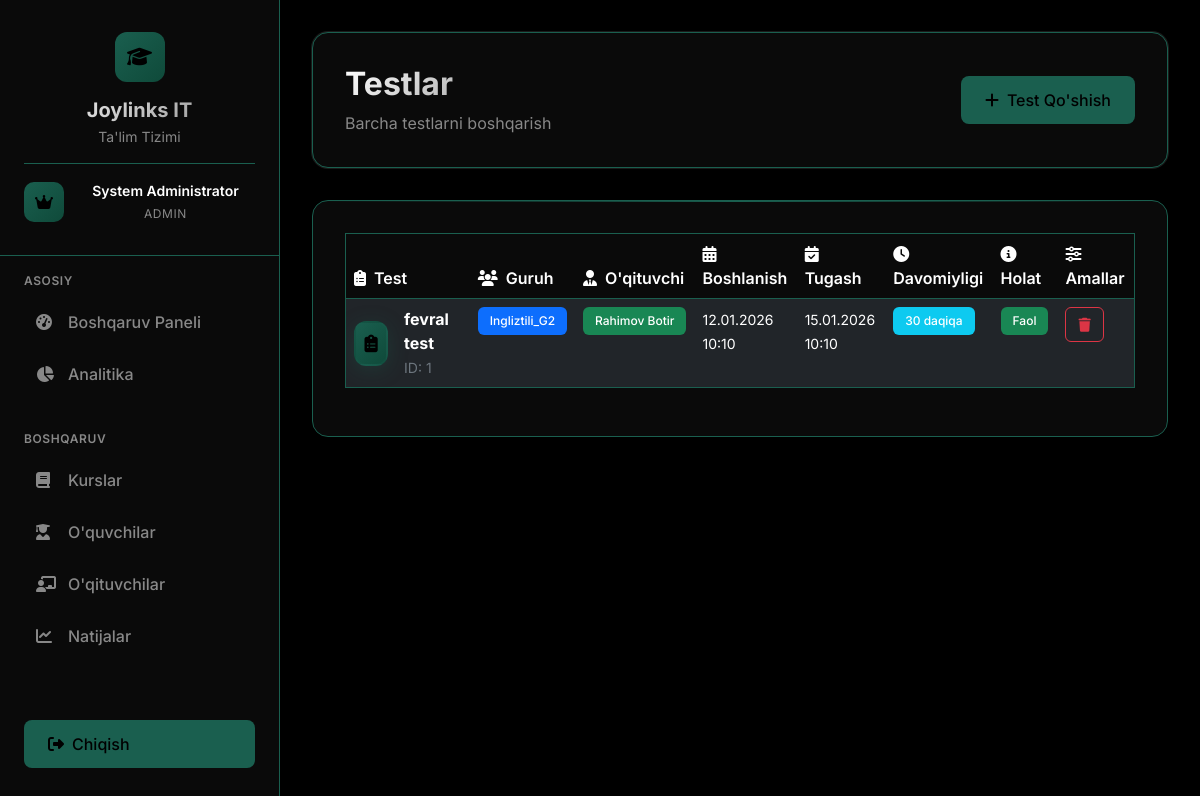
The page /admin/tests (signed in) on the database its author committed.
### app.py (models this page shows)
class User(UserMixin, db.Model):
    id = db.Column(db.Integer, primary_key=True)
    username = db.Column(db.String(80), unique=True, nullable=False)
    password_hash = db.Column(db.String(120), nullable=False)
    role = db.Column(db.String(20), nullable=False)  # admin, teacher, student
    full_name = db.Column(db.String(100), nullable=False)
    teacher_profile = db.relationship('Teacher', backref='user', uselist=False)
    student_profile = db.relationship('Student', backref='user', uselist=False)

class Test(db.Model):
    id = db.Column(db.Integer, primary_key=True)
    title = db.Column(db.String(200), nullable=False)
    description = db.Column(db.Text, nullable=True)
    duration_minutes = db.Column(db.Integer, nullable=False)
    start_time = db.Column(db.DateTime, default=datetime.utcnow)
    end_time = db.Column(db.DateTime, nullable=False)
    group_id = db.Column(db.Integer, db.ForeignKey('group.id'), nullable=False)
    created_at = db.Column(db.DateTime, default=datetime.utcnow)
    questions = db.relationship('Question', backref='test', lazy=True, cascade='all, delete-orphan')
    results = db.relationship('TestResult', backref='test', lazy=True)

class Group(db.Model):
    id = db.Column(db.Integer, primary_key=True)
    name = db.Column(db.String(50), nullable=False)
    teacher_id = db.Column(db.Integer, db.ForeignKey('teacher.id'), nullable=False)
    students = db.relationship('Student', backref='group', lazy=True)
    tests = db.relationship('Test', backref='group', lazy=True)

### app.py (the view)
@app.route('/admin/tests')
@admin_required
def admin_tests():
    tests = db.session.query(Test, Group, Teacher, User).join(Group, Test.group_id == Group.id).join(Teacher, Group.teacher_id == Teacher.id).join(User, Teacher.user_id == User.id).all()
    return render_template('admin/tests_modern.html', tests=tests, current_time=datetime.utcnow())

### app.py (called while the page is built)
@login_manager.user_loader
def load_user(user_id):
    return User.query.get(int(user_id))

def admin_required(f):
    @wraps(f)
    def decorated_function(*args, **kwargs):
        if not current_user.is_authenticated or current_user.role != 'admin':
            flash('Kirish taqiqlangan. Admin huquqlari kerak.', 'danger')
            return redirect(url_for('login'))
        return f(*args, **kwargs)
    return decorated_function

### templates/admin/tests_modern.html (shortened to what this page needs)
{% extends "base_modern.html" %}
{% block content %}
<div class="page-header">
    <div class="d-flex justify-content-between align-items-center">
        <div>
            <h1 class="page-title">Testlar</h1>
            <p class="page-subtitle">Barcha testlarni boshqarish</p>
        </div>
        <div class="d-flex gap-2">
            <a href="{{ url_for('admin_add_test') }}" class="btn-primary-custom">
                <i class="fas fa-plus me-2"></i>Test Qo'shish
            </a>
        </div>
    </div>
</div>
<div class="content-card">
    {% if tests %}
    <div class="table-responsive">
        <table class="table table-dark table-hover">
            <thead>
                <tr>
                    <th><i class="fas fa-clipboard-list me-2"></i>Test</th>
                    <th><i class="fas fa-users me-2"></i>Guruh</th>
                    <th><i class="fas fa-user-tie me-2"></i>O'qituvchi</th>
                    <th><i class="fas fa-calendar-alt me-2"></i>Boshlanish</th>
                    <th><i class="fas fa-calendar-check me-2"></i>Tugash</th>
                    <th><i class="fas fa-clock me-2"></i>Davomiyligi</th>
                    <th><i class="fas fa-info-circle me-2"></i>Holat</th>
                    <th><i class="fas fa-sliders-h me-2"></i>Amallar</th>
                </tr>
            </thead>
            <tbody>
                {% for test, group, teacher, user in tests %}
                <tr class="table-row-hover">
                    <td>
                        <div class="d-flex align-items-center">
                            <div class="test-avatar me-3">
                                <i class="fas fa-clipboard-list"></i>
                            </div>
                            <div>
                                <strong>{{ test.title }}</strong>
                                <br>
                                <small class="text-secondary">ID: {{ test.id }}</small>
                            </div>
                        </div>
                    </td>
                    <td>
                        <span class="badge bg-primary">{{ group.name }}</span>
                    </td>
                    <td>
                        <span class="badge bg-success">{{ user.full_name }}</span>
                    </td>
                    <td>
                        <small>{{ test.start_time.strftime('%d.%m.%Y %H:%M') }}</small>
                    </td>
                    <td>
                        <small>{{ test.end_time.strftime('%d.%m.%Y %H:%M') }}</small>
                    </td>
                    <td>
                        <span class="badge bg-info">{{ test.duration_minutes }} daqiqa</span>
                    </td>
                    <td>
                        {% if current_time < test.start_time %}
                            <span class="badge bg-warning">Boshlanmadi</span>
                        {% elif current_time > test.end_time %}
                            <span class="badge bg-danger">Tugadi</span>
                        {% else %}
                            <span class="badge bg-success">Faol</span>
                        {% endif %}
                    </td>
                    <td>
                        <div class="btn-group" role="group">
                            <form method="POST" action="{{ url_for('admin_delete_test', test_id=test.id) }}" class="d-inline">
                                <button type="submit" class="btn btn-sm btn-outline-danger" onclick="return confirm('Testni o\'chirishni tasdiqlaysizmi? Barcha natijalar yo\'qoladi.')">
                                    <i class="fas fa-trash"></i>
                                </button>
                            </form>
                        </div>
                    </td>
                </tr>
                {% endfor %}
            </tbody>
        </table>
    </div>
    {% endif %}
</div>
{% endblock %}

### templates/base_modern.html (shortened to what this page needs)
<!DOCTYPE html>
<html lang="uz">
<head>
    <link href="https://cdn.jsdelivr.net/npm/bootstrap@5.3.0/dist/css/bootstrap.min.css" rel="stylesheet">
    <link href="https://cdnjs.cloudflare.com/ajax/libs/font-awesome/6.4.0/css/all.min.css" rel="stylesheet">
</head>
<body>
    <aside class="sidebar" id="sidebar">
        <div class="sidebar-header">
            <div class="logo">
                <i class="fas fa-graduation-cap"></i>
            </div>
            <h3>Joylinks IT</h3>
            <p>Ta'lim Tizimi</p>
            {% if current_user.is_authenticated %}
            <div class="user-info">
                <div class="user-avatar">
                    {% if current_user.role == 'admin' %}
                    <i class="fas fa-crown"></i>
                    {% elif current_user.role == 'teacher' %}
                    <i class="fas fa-user-tie"></i>
                    {% elif current_user.role == 'student' %}
                    <i class="fas fa-user-graduate"></i>
                    {% endif %}
                </div>
                <div class="user-details">
                    <div class="user-name">{{ current_user.full_name }}</div>
                    <div class="user-role">
                        {% if current_user.role == 'admin' %}
                        Admin
                        {% elif current_user.role == 'teacher' %}
                        Ustoz
                        {% elif current_user.role == 'student' %}
                        O'quvchi
                        {% endif %}
                    </div>
                </div>
            </div>
            {% endif %}
        </div>
        <nav class="sidebar-nav">
            {% if current_user.role == 'admin' %}
            <div class="nav-section">
                <div class="nav-section-title">Asosiy</div>
                <a href="{{ url_for('admin_dashboard') }}"
                    class="nav-link {% if request.endpoint == 'admin_dashboard' %}active{% endif %}">
                    <i class="fas fa-tachometer-alt"></i>
                    <span>Boshqaruv Paneli</span>
                </a>
                <a href="{{ url_for('admin_analytics') }}"
                    class="nav-link {% if request.endpoint == 'admin_analytics' %}active{% endif %}">
                    <i class="fas fa-chart-pie"></i>
                    <span>Analitika</span>
                </a>
            </div>
            <div class="nav-section">
                <div class="nav-section-title">Boshqaruv</div>
                <a href="{{ url_for('admin_courses') }}"
                    class="nav-link {% if request.endpoint == 'admin_courses' %}active{% endif %}">
                    <i class="fas fa-book"></i>
                    <span>Kurslar</span>
                </a>
                <a href="{{ url_for('admin_students') }}"
                    class="nav-link {% if request.endpoint == 'admin_students' %}active{% endif %}">
                    <i class="fas fa-user-graduate"></i>
                    <span>O'quvchilar</span>
                </a>
                <a href="{{ url_for('admin_teachers') }}"
                    class="nav-link {% if request.endpoint == 'admin_teachers' %}active{% endif %}">
                    <i class="fas fa-chalkboard-teacher"></i>
                    <span>O'qituvchilar</span>
                </a>
                <a href="{{ url_for('admin_results') }}"
                    class="nav-link {% if request.endpoint == 'admin_results' %}active{% endif %}">
                    <i class="fas fa-chart-line"></i>
                    <span>Natijalar</span>
                </a>
            </div>
            {% endif %}
        </nav>
        <div class="logout-btn">
            <a href="{{ url_for('logout') }}" class="btn-primary-custom w-100">
                <i class="fas fa-sign-out-alt me-2"></i>
                Chiqish
            </a>
        </div>
    </aside>
    <main class="main-content">
        {% block content %}{% endblock %}
    </main>
</body>
</html>

### templates/base_modern.html (style rules this page uses)
:root { --bg-primary: #000000; --bg-secondary: #0a0a0a; --bg-card: #0a0a0a; --text-primary: #ffffff; --text-secondary: #888888; --accent: #1a5f4f; --accent-hover: #0f4a3a; --border: #1a5f4f; --sidebar-width: 280px; }
* { margin: 0; padding: 0; box-sizing: border-box; }
body { font-family: 'Inter', -apple-system, BlinkMacSystemFont, 'Segoe UI', sans-serif; background: var(--bg-primary); color: var(--text-primary); min-height: 100vh; overflow-x: hidden; }
.user-info { margin-top: 1rem; padding-top: 1rem; border-top: 1px solid var(--border); display: flex; align-items: center; gap: 0.75rem; }
.user-avatar { width: 40px; height: 40px; background: linear-gradient(135deg, var(--accent), var(--accent-hover)); border-radius: 10px; display: flex; align-items: center; justify-content: center; color: var(--bg-primary); }
.user-details { flex: 1; }
.user-name { font-size: 0.875rem; font-weight: 600; color: var(--text-primary); margin-bottom: 0.25rem; }
.user-role { font-size: 0.75rem; color: var(--text-secondary); text-transform: uppercase; letter-spacing: 0.05em; }
.sidebar { position: fixed; top: 0; left: 0; height: 100vh; width: var(--sidebar-width); background: var(--bg-card); border-right: 1px solid var(--border); z-index: 1000; transition: all 0.3s cubic-bezier(0.4, 0, 0.2, 1); overflow-y: auto; backdrop-filter: blur(20px); }
.sidebar-header { padding: 2rem 1.5rem; border-bottom: 1px solid var(--border); text-align: center; }
.logo { width: 50px; height: 50px; background: linear-gradient(135deg, var(--accent), var(--accent-hover)); border-radius: 12px; display: flex; align-items: center; justify-content: center; margin: 0 auto 1rem; }
.logo i { font-size: 1.25rem; color: var(--bg-primary); }
.sidebar-header h3 { font-size: 1.25rem; font-weight: 700; background: linear-gradient(135deg, var(--text-primary), var(--text-secondary)); -webkit-background-clip: text; -webkit-text-fill-color: transparent; background-clip: text; margin-bottom: 0.25rem; }
.sidebar-header p { color: var(--text-secondary); font-size: 0.875rem; margin: 0; }
.sidebar-nav { padding: 1rem 0; }
.nav-section { margin-bottom: 2rem; }
.nav-section-title { color: var(--text-secondary); font-size: 0.75rem; font-weight: 600; text-transform: uppercase; letter-spacing: 0.05em; padding: 0 1.5rem; margin-bottom: 0.5rem; }
.nav-link { display: flex; align-items: center; color: var(--text-secondary); text-decoration: none; padding: 0.75rem 1.5rem; margin: 0.25rem 0.75rem; border-radius: 12px; transition: all 0.3s cubic-bezier(0.4, 0, 0.2, 1); font-weight: 500; }
.nav-link i { width: 20px; margin-right: 12px; font-size: 1rem; }
.main-content { margin-left: var(--sidebar-width); padding: 2rem; min-height: 100vh; animation: fadeIn 0.8s ease-in; }
.page-header { background: var(--bg-card); border: 1px solid var(--border); border-radius: 16px; padding: 2rem; margin-bottom: 2rem; backdrop-filter: blur(20px); box-shadow: 0 0 0 1px rgba(255, 255, 255, 0.1); }
.page-title { font-size: 2rem; font-weight: 700; margin-bottom: 0.5rem; background: linear-gradient(135deg, var(--text-primary), var(--text-secondary)); -webkit-background-clip: text; -webkit-text-fill-color: transparent; background-clip: text; }
.page-subtitle { color: var(--text-secondary); font-size: 1rem; margin: 0; }
.btn-primary-custom { background: var(--accent); color: var(--bg-primary); border: none; border-radius: 12px; padding: 0.75rem 1.5rem; font-weight: 600; transition: all 0.3s cubic-bezier(0.4, 0, 0.2, 1); text-decoration: none; display: inline-flex; align-items: center; position: relative; overflow: hidden; }
.btn-primary-custom::before { content: ''; position: absolute; top: 0; left: -100%; width: 100%; height: 100%; background: linear-gradient(90deg, transparent, rgba(255, 255, 255, 0.2), transparent); transition: left 0.5s; }
.content-card { background: var(--bg-card); border: 1px solid var(--border); border-radius: 16px; padding: 2rem; margin-bottom: 2rem; backdrop-filter: blur(20px); animation: slideUp 0.6s ease-out; }
.logout-btn { position: absolute; bottom: 2rem; left: 1.5rem; right: 1.5rem; }

### rows shown on the page
User: full_name "System Administrator"
Test: title "fevral test", id "1", name "Ingliztili_G2", full_name "Rahimov Botir", start_time "12.01.2026 10:10", end_time "15.01.2026 10:10", duration_minutes "30", shows "Faol"
